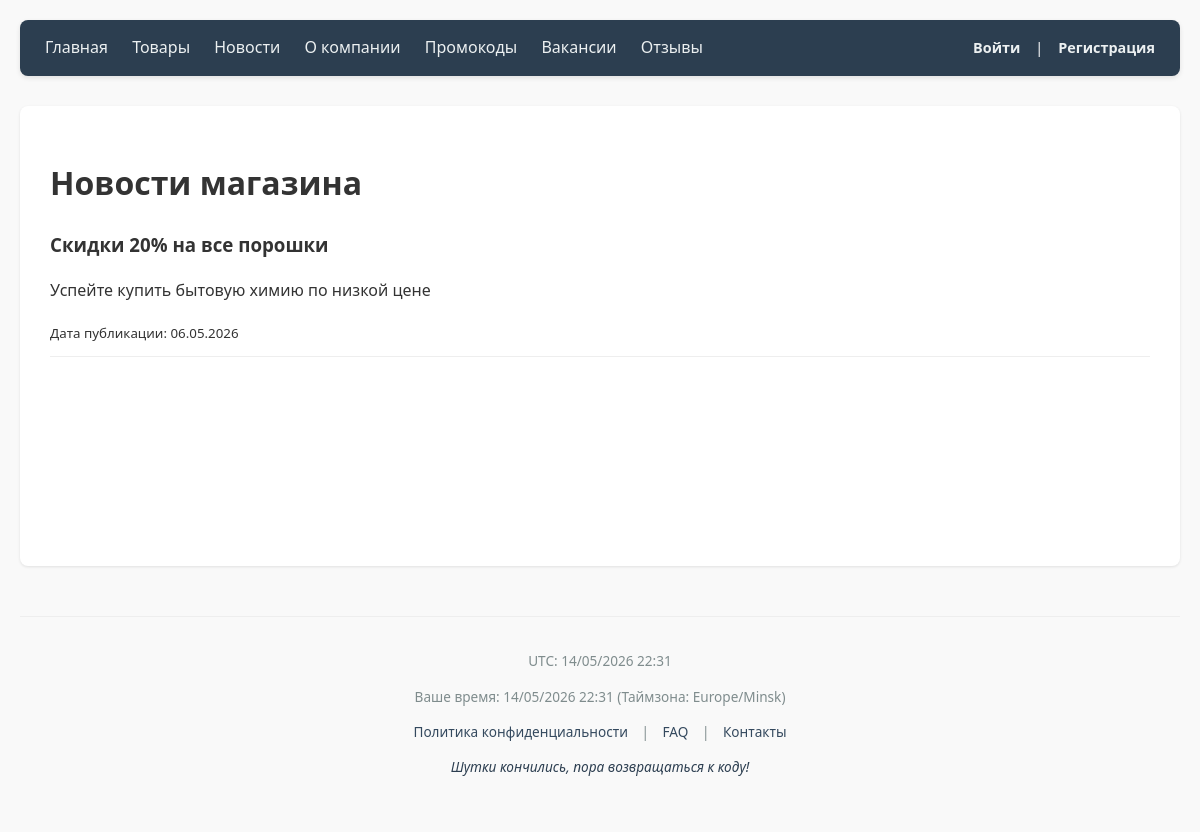
Page /news/ on the committed database.
### shop/models.py (models this page shows)
class TimeStampedModel(models.Model):
    created_at = models.DateTimeField(auto_now_add=True, verbose_name="Дата добавления")
    updated_at = models.DateTimeField(auto_now=True, verbose_name="Дата изменения")
    class Meta:
        abstract = True # Это значит, что таблица в БД для этой модели создана не будет

class News(TimeStampedModel):
    title = models.CharField(max_length=200, verbose_name="Заголовок")
    short_description = models.CharField(max_length=255, verbose_name="Краткое содержание (1 предложение)")
    content = models.TextField(verbose_name="Полная статья")
    image = models.ImageField(upload_to='news/', verbose_name="Картинка")
    publish_date = models.DateTimeField(auto_now_add=True)
    class Meta:
        verbose_name_plural = "Новости"

### shop/views.py (the view)
# urls.py: re_path(r'^news/$', views.news_list, name='news_list'),
def news_list(request):
    news = News.objects.all().order_by('-publish_date')
    return render(request, 'shop/news.html', {'news': news})

### shop/context_processors.py (called while the page is built)
def global_date_context(request):
    now = timezone.now()
    return {
        'current_utc': now, # UTC время
        'current_local': timezone.localtime(now), # Время в таймзоне из settings.py
        'user_tz': timezone.get_current_timezone_name(),
        'text_calendar': calendar.TextCalendar().formatmonth(now.year, now.month),
    }

### shop/templates/shop/news.html
{% extends 'shop/base.html' %}
{% block content %}
    <h1>Новости магазина</h1>
    <div class="news-list">
        {% for article in news %}
            <div style="border-bottom: 1px solid #eee; margin-bottom: 20px; padding-bottom: 10px;">
                <h3>{{ article.title }}</h3>
                <p>{{ article.content|truncatewords:50 }}</p>
                <small>Дата публикации: {{ article.publish_date|date:"d.m.Y" }}</small>
            </div>
        {% empty %}
            <p>Новостей пока нет.</p>
        {% endfor %}
    </div>
{% endblock %}

### shop/templates/shop/base.html (style rules this page uses)
body { font-family: 'Segoe UI', Tahoma, Geneva, Verdana, sans-serif; margin: 0; padding: 20px; line-height: 1.6; color: #333; background-color: #f9f9f9; }

### rows in the picture
News: title "Скидки 20% на все порошки", content "Успейте купить бытовую химию по низкой цене", publish_date "06.05.2026"

### other values in the picture
{{ current_local|date:"d/m/Y H:i" }} "14/05/2026 22:31"
{{ user_tz }} "Europe/Minsk"
